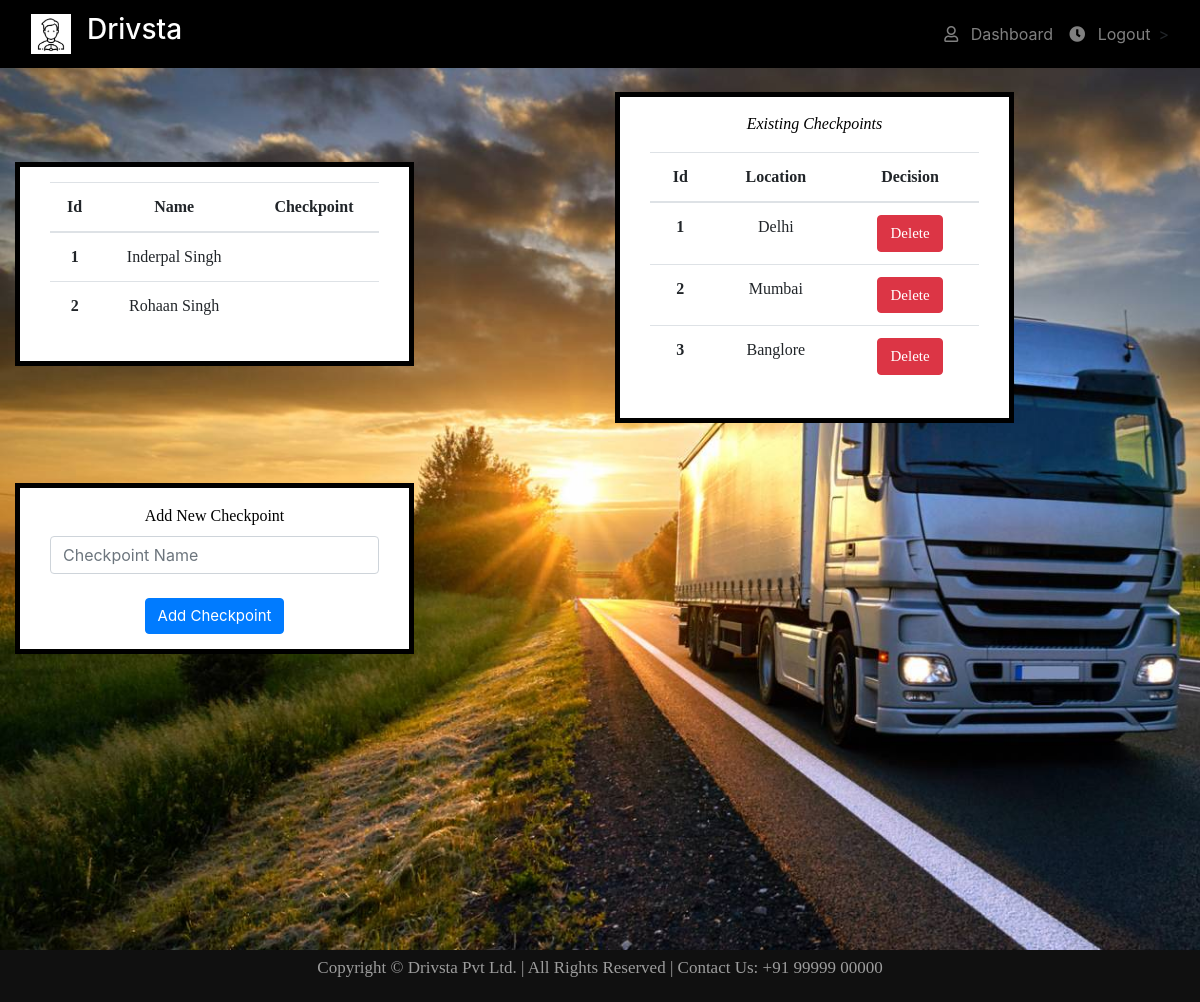
Page /driverLocation (signed in) on the committed database.
### website/models.py (models this page shows)
class Driver(db.Model,UserMixin):
    id = db.Column(db.Integer, primary_key=True)
    email = db.Column(db.String(150),unique=True)
    password = db.Column(db.String(150))
    name = db.Column(db.String(150))
    address = db.Column(db.String(1000))
    contact = db.Column(db.BigInteger)
    license = db.Column(db.String(30))
    truckNumber = db.Column(db.Integer,db.ForeignKey('truck.id'))
    identity = db.Column(db.BLOB)
    checkpoint = db.Column(db.Integer,db.ForeignKey('checkpoint.id'))
    role_id = db.Column(db.Integer(), db.ForeignKey('role.id', ondelete='CASCADE'))
    status = db.Column(db.Integer) #0 -> Pending 1-> Active 2-> Rejected
    order = db.relationship('Order')

class Checkpoint(db.Model):
    id = db.Column(db.Integer,primary_key=True)
    location = db.Column(db.String(50),unique=True)
    order = db.relationship('Order')
    driver = db.relationship('Driver')
    truck = db.relationship('Truck')

### website/views.py (the view, shortened to what this page needs)
@views.route('/driverLocation',methods=['GET','POST'])
def driverLocation():
    con = verifyUser("Admin")
    if con:
        drivers = Driver.query.filter_by(status=1).all()
        checkp = Checkpoint.query.limit(10).all()
        return render_template('driverLocation.html',drivers=drivers,checkpoints = checkp)
    else:
        flash("Not an Admin!",category="error")
        return redirect(url_for('auth.logout'))

### website/__init__.py (called while the page is built)
def create_app():
    app = Flask(__name__)
    app.config['SECRET_KEY'] = 'sbfdsbfa secrret key hai sadhsa'
    app.config['SQLALCHEMY_DATABASE_URI'] = f'sqlite:///{DB_NAME}'
    db.init_app(app)
    from .views import views
    from .auth import auth
    app.register_blueprint(views, url_prefix='/')
    app.register_blueprint(auth, url_prefix='/')
    from .models import Customer, Order, Admin, Driver, Truck, Checkpoint,Role
    create_database(app)
    @app.before_request
    def before_request():
        g.user = None
        if 'user' in session:
            g.user = session['user']
    return app

### website/views.py (called while the page is built)
def verifyUser(User):
    if g.user:
        if User == "Admin":
            if session['role'] == 1:
                return True
        elif User == "Customer":
            if session['role'] == 2:
                return True
        elif User == "Driver":
            if session['role'] == 3:
                return True

### website/templates/driverLocation.html (shortened to what this page needs)
{% extends 'base.html' %}
{% block content %}
<div class="background3">
<div class="container-fluid">
 <br>
 <br>
 <br>
    <div class="mx-auto d-block">
        <div class="row">
        <div class="col-md-6">
        <div class="displayBox">
            <table class="table" id="headings"  style="font-size: calc(4px + 1vw);">
                <thead>
                    <tr>
                        <th scope="col">Id</th>
                        <th scope="col">Name</th>
                        <th scope="col">Checkpoint</th>
                    </tr>
                </thead>
                <tbody>
                    {% for driver in drivers %}
                    <tr>
                        <th scope="row">{{ driver.id }}</th>
                        <td>{{ driver.name }}</td>
                        <td>
                        </td>
                    </tr>
                    {% endfor %}
                </tbody>
            </table>
        </div>
        </div>
        <div class="col-md-6">
        <div class="displayBox2">
            <p class="text-center" id="headings"><i> Existing Checkpoints</i></p>
            <table class="table" id="headings"  style="font-size: calc(4px + 1vw);">
                <thead>
                    <tr>
                        <th scope="col">Id</th>
                        <th scope="col">Location</th>
                        <th scope="col">Decision</th>
                    </tr>
                </thead>
                <tbody>
                    {% for cp in checkpoints %}
                    <tr>
                        <th scope="row">{{ cp.id }}</th>
                        <td>{{ cp.location }}</td>
                        <td>
                            <button type="button" class="btn btn-danger"  style="font-size: calc(3px + 1vw);" onclick="deleteCheckpoint({{ cp.id }})" >Delete</button>
                        </td>
                    </tr>
                    {% endfor %}
                </tbody>
            </table>
        </div>
        </div>
        </div>
        <div class="row">
        <div class="col-md-6">
        <div class="displayBox2">
            <form method="POST">
                <label for="Checkpoint" id="headings" style="font-size: calc(4px + 1vw);">Add New Checkpoint</label>
                <input
                        type="text"
                        class="form-control"
                        name = "checkpoint"
                        placeholder="Checkpoint Name" required>
                <br />
                <div align="center">
                  <button type="submit" class="btn btn-primary" style="font-size: calc(3px + 1vw);">Add Checkpoint</button>
                </div>
              </form>
        </div>
        </div>
        </div>
    </div>
</div>
</div>
{% endblock %}
{% block footer %}
    {% include 'footer.html' %}
{% endblock %}

### website/static/style.css (style rules this page uses)
body { height:100%; width: 100%; margin: 0; }
.displayBox { float: left; font-size: calc(4px + 1vw); margin-top: 90px; padding: 15px 30px; width: 70%; background-color:#fff; color: #000; box-sizing: border-box; border: 5px solid black; margin-right: 0px; margin-bottom: 40px; }
.displayBox2 { float: left; font-size: calc(4px + 1vw); margin-top: 20px; padding: 15px 30px; width: 70%; background-color:#fff; color: #000; box-sizing: border-box; border: 5px solid black; margin-right: 0px; margin-bottom: 40px; }
#headings { font-family: 'Comic Sans MS'; }
.background3 { background: url('./images/trucklog3.jpg');padding: 0; text-align: center; color: #f8f8f8;background-size: cover; background-size: cover; min-height: 950px; background-repeat: no-repeat; }

### rows in the picture
Driver: id "1", name "Inderpal Singh"
Driver: id "2", name "Rohaan Singh"
Checkpoint: id "1", location "Delhi"
Checkpoint: id "2", location "Mumbai"
Checkpoint: id "3", location "Banglore"
